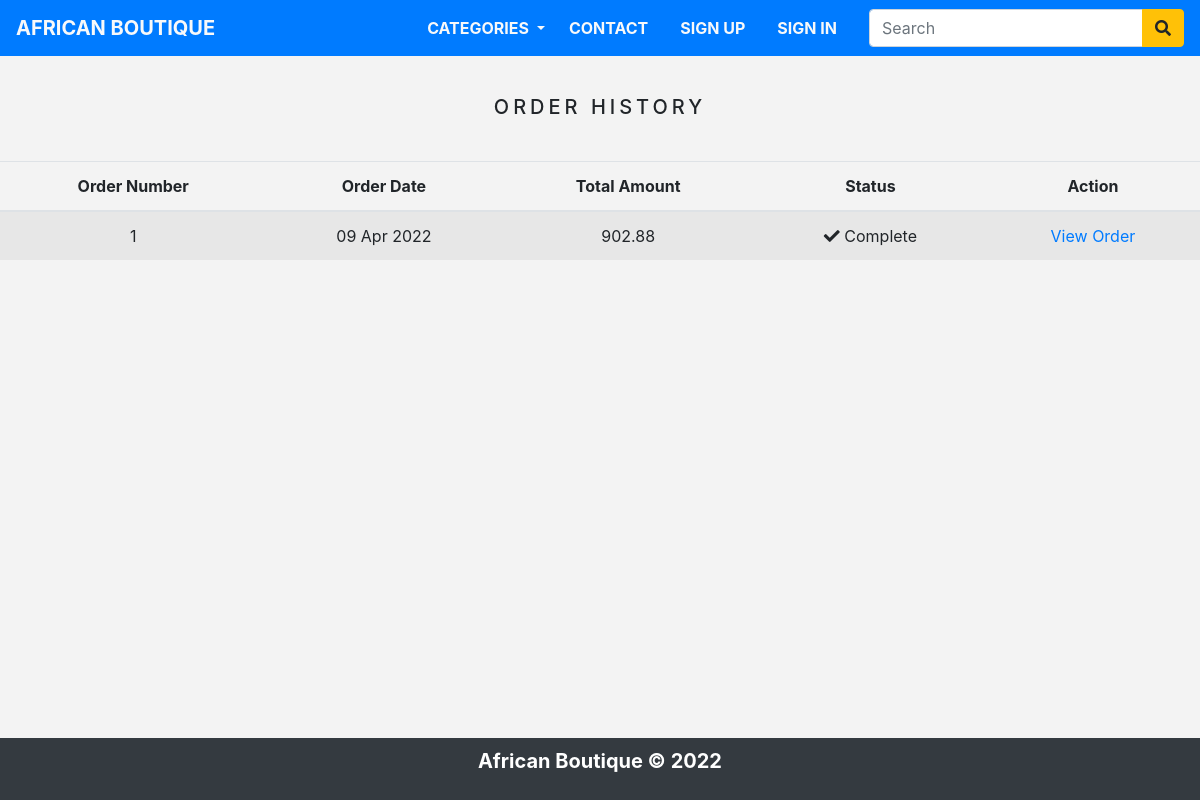
Before: /order_history/ (signed in) with the older database file.
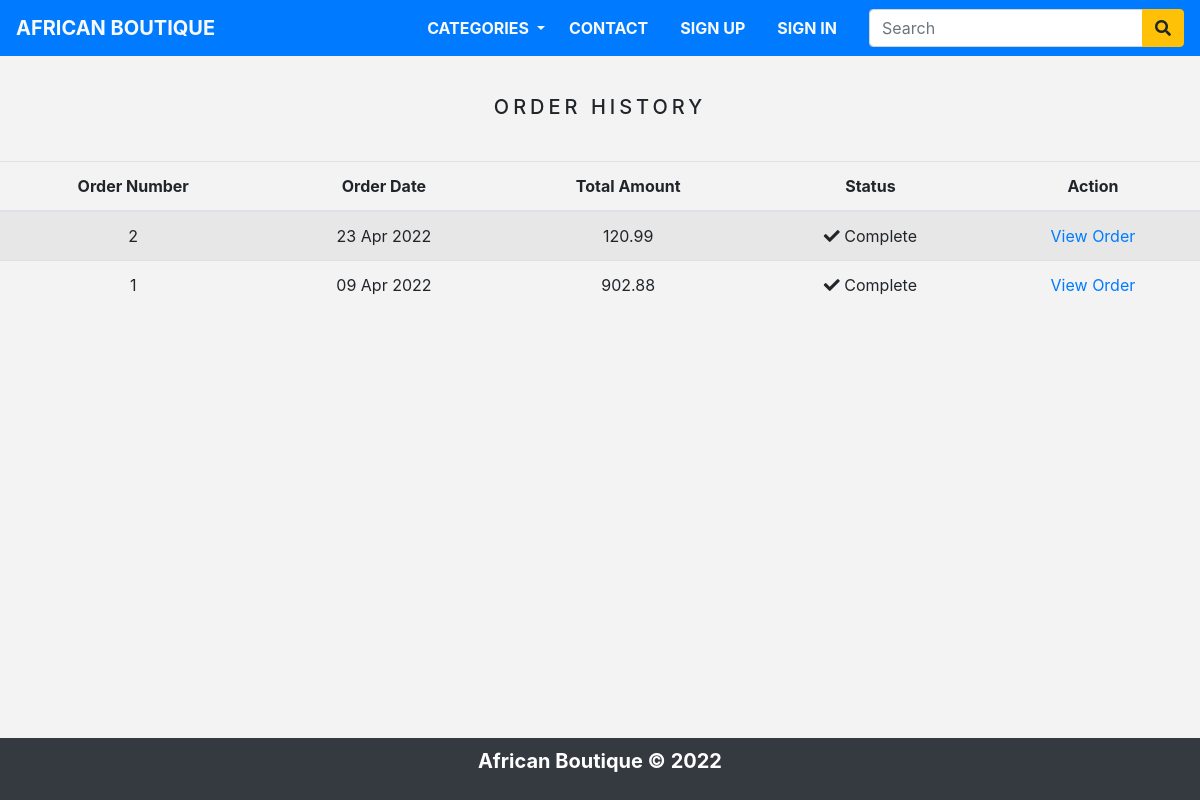
After: the same page with the newer database file.
### store/models.py (models this page shows)
class Order(models.Model):
    token = models.CharField(max_length=250, blank=True)
    total = models.DecimalField(max_digits=10, decimal_places=2, verbose_name='USD Order Total')
    emailAddress = models.EmailField(max_length=250, blank=True, verbose_name='Email Address')
    created = models.DateTimeField(auto_now_add=True)
    billingName = models.CharField(max_length=250, blank=True)
    billingAddress1 = models.CharField(max_length=250, blank=True)
    billingCity = models.CharField(max_length=250, blank=True)
    billingPostcode = models.CharField(max_length=250, blank=True)
    billingCountry = models.CharField(max_length=250, blank=True)
    shippingName = models.CharField(max_length=250, blank=True)
    shippingAddress1 = models.CharField(max_length=250, blank=True)
    shippingCity = models.CharField(max_length=250, blank=True)
    shippingPostcode = models.CharField(max_length=250, blank=True)
    shippingCountry = models.CharField(max_length=250, blank=True)
    class Meta:
        db_table = 'Order'
        ordering = ['-created']
    def __str__(self):
        return str(self.id)

### store/views.py (the view)
# urls.py: path('order_history/', views.orderHistory, name='order_history'),
@login_required(redirect_field_name='next', login_url='signin')
def orderHistory(request):
    if request.user.is_authenticated:
        email = str(request.user.email)
        order_details = Order.objects.filter(emailAddress=email)
        print(email)
        print(order_details)
    return render(request, 'orders_list.html', {'order_details': order_details})

### store/context_processors.py (called while the page is built)
def counter(request):
    item_count = 0
    if 'admin' in request.path:
        return {}
    else:
        try:
            cart=Cart.objects.filter(cart_id=_cart_id(request))
            cart_items = CartItem.objects.all().filter(cart=cart[:1])
            for cart_item in cart_items:
                item_count += cart_item.quantity
        except Cart.DoesNotExist:
            item_count = 0
    return dict(item_count=item_count)

def menu_links(request):
    links = Category.objects.all()
    return dict(links=links)

### store/models.py (called while the page is built)
    def get_url(self):
        return reverse('products_by_category', args=[self.slug])

### store/views.py (called while the page is built)
def _cart_id(request):
    cart = request.session.session_key
    if not cart:
        cart = request.session.create()
    return cart

### store/templates/orders_list.html (shortened to what this page needs)
{% extends 'base.html' %}
{% load static %}
{% block content %}
    <div class="text-center">
        <br>
        <h1 class="text-center product_title">
            Order History
        </h1>
        <br>
        {% if order_details %}
        <table class="table table-striped">
            <thead>
                <tr>
                    <th>Order Number</th>
                    <th>Order Date</th>
                    <th>Total Amount</th>
                    <th>Status</th>
                    <th>Action</th>
                </tr>
            </thead>
            <tbody>
                {% for order in order_details %}
                <tr>
                    <td>{{ order.id }}</td>
                    <td>{{ order.created|date:"d M Y" }}</td>
                    <td>{{ order.total }}</td>
                    <td><i class="fas fa-check"></i>&nbsp;Complete</td>
                    <td><a href="{% url 'order_detail' order.id %}">View Order</a></td>
                </tr>
                {% endfor %}
            </tbody>
        </table>
        {% else %}
        <p>You have not placed any orders yet.
            <br><br>
            <a href="{% url 'home' %}" class="btn btn-secondary">Continue Shopping</a>
        </p>
        {% endif %}
    </div>
    <br><br>
{% endblock %}

### store/templates/base.html (shortened to what this page needs)
{% load static %}
<!DOCTYPE html>
<html lang="en">
<head>
    <link rel="stylesheet" href="https://stackpath.bootstrapcdn.com/bootstrap/4.3.1/css/bootstrap.min.css" />
    <link rel="stylesheet" href="https://use.fontawesome.com/releases/v5.8.1/css/all.css" />
    <link rel="stylesheet" href="{% static 'css/base.css' %}" />
    <link rel="stylesheet" href="{% static 'css/cart.css' %}" />
</head>
<body class="d-flex flex-column min-vh-100">
    {% include 'navbar.html' %}
    {% block content %}
    {% endblock %}
    {% include 'footer.html' %}
</body>
</html>

### store/templates/navbar.html (shortened to what this page needs)
<nav class="navbar navbar-expand-md navbar-light bg-primary">
    <a class="navbar-brand text-light font-weight-bold text-uppercase" href="/">African Boutique</a>
    <div class="collapse navbar-collapse justify-content-between" id="nav">
        <ul class="navbar-nav ml-auto">
            <li class="nav-item dropdown">
                <a class="nav-link active text-light font-weight-bold text-uppercase px-2 dropdown-toggle" href="" data-toggle="dropdown">
                    Categories
                </a>
            </li>
            <li class="nav-item">
                <a class="nav-link active text-light font-weight-bold text-uppercase px-3" href="{% url 'contact' %}">Contact</a>
            </li>
            {% if request.user.is_authenticated and request.user.first_name %}
            <li class="nav-item dropdown">
                <a class="nav-link text-light font-weight-bold px-3 dropdown-toggle" data-toggle="dropdown">
                Hello, <i class="fas fa-user circle"></i>
                </a>
                <div class="dropdown-menu">
                    <a class="dropdown-item" href="{% url 'order_history' %}">Order History</a>
                </div>
            </li>
            <li class="nav-item">
                <a class="nav-link text-light font-weight-bold  text-uppercase px-3" href="{% url 'signout' %}">
                Sign Out <i class="fas fa-sign-out-alt"></i>
                </a>
            </li>
            {% else %}
            <li class="nav-item">
                <a class="nav-link text-light font-weight-bold text-uppercase px-3" href="{% url 'signup' %}">
                Sign Up </i>
                </a>
            </li>
            <li class="nav-item">
                <a class="nav-link text-light font-weight-bold text-uppercase px-3" href="{% url 'signin' %}">
                Sign In </i>
                </a>
            </li>
            {% endif %}
        </ul>
        <form class="form-inline ml-3" action="{% url 'search' %}" , method="GET">
            <div class="input-group">
                <input type="text" name="title" class="form-control" placeholder="Search">
                <div class="input-group-append">
                    <button type="submit" class="btn btn-warning"><i class="fas fa-search"></i></button>
                </div>
            </div>
        </form>
    </div>
</nav>

### store/templates/footer.html
<footer id="" class="bg-dark text-white mt-auto p-2">
    <div class="container">
        <p class="lead text-center font-weight-bold"> African Boutique &copy; <span id="year"><span></p>
    </div>
</footer>

### store/static/css/base.css (style rules this page uses)
body { background: #f3f3f3; }
.product_title { font-size: 20px; text-transform: uppercase; letter-spacing: 0.2em; padding-top: 15px; padding-bottom: 10px; }

Changed rows visible on the page:
added Order: id "2", created "23 Apr 2022", total "120.99"
